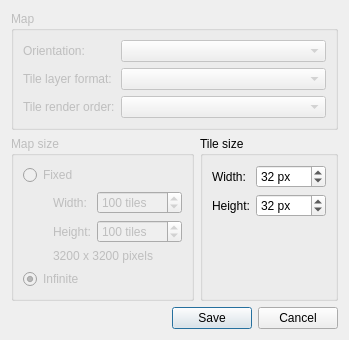
<?xml version="1.0" encoding="UTF-8"?>
<ui version="4.0">
 <class>NewMapDialog</class>
 <widget class="QDialog" name="NewMapDialog">
  <property name="geometry">
   <rect>
    <x>0</x>
    <y>0</y>
    <width>518</width>
    <height>534</height>
   </rect>
  </property>
  <property name="windowTitle">
   <string>New Map</string>
  </property>
  <layout class="QGridLayout" name="gridLayout_3">
   <property name="sizeConstraint">
    <enum>QLayout::SetFixedSize</enum>
   </property>
   <item row="0" column="0" colspan="2">
    <widget class="QGroupBox" name="groupBox">
     <property name="enabled">
      <bool>false</bool>
     </property>
     <property name="title">
      <string>Map</string>
     </property>
     <layout class="QGridLayout" name="gridLayout_4">
      <item row="0" column="0">
       <widget class="QLabel" name="label_5">
        <property name="text">
         <string>Orientation:</string>
        </property>
        <property name="buddy">
         <cstring>orientation</cstring>
        </property>
       </widget>
      </item>
      <item row="0" column="1">
       <widget class="QComboBox" name="orientation">
        <property name="sizePolicy">
         <sizepolicy hsizetype="Preferred" vsizetype="Fixed">
          <horstretch>1</horstretch>
          <verstretch>0</verstretch>
         </sizepolicy>
        </property>
       </widget>
      </item>
      <item row="1" column="0">
       <widget class="QLabel" name="layerFormatLabel">
        <property name="text">
         <string>Tile layer format:</string>
        </property>
        <property name="buddy">
         <cstring>layerFormat</cstring>
        </property>
       </widget>
      </item>
      <item row="1" column="1">
       <widget class="QComboBox" name="layerFormat">
        <property name="enabled">
         <bool>false</bool>
        </property>
       </widget>
      </item>
      <item row="2" column="0">
       <widget class="QLabel" name="renderOrderLabel">
        <property name="text">
         <string>Tile render order:</string>
        </property>
        <property name="buddy">
         <cstring>renderOrder</cstring>
        </property>
       </widget>
      </item>
      <item row="2" column="1">
       <widget class="QComboBox" name="renderOrder"/>
      </item>
     </layout>
    </widget>
   </item>
   <item row="1" column="0">
    <widget class="QGroupBox" name="groupBox_3">
     <property name="enabled">
      <bool>false</bool>
     </property>
     <property name="title">
      <string>Map size</string>
     </property>
     <layout class="QVBoxLayout" name="verticalLayout">
      <item>
       <widget class="QRadioButton" name="fixedSize">
        <property name="text">
         <string>Fixed</string>
        </property>
        <property name="checked">
         <bool>false</bool>
        </property>
       </widget>
      </item>
      <item>
       <layout class="QGridLayout" name="gridLayout_2">
        <item row="1" column="2">
         <widget class="QSpinBox" name="mapHeight">
          <property name="suffix">
           <string> tiles</string>
          </property>
          <property name="minimum">
           <number>1</number>
          </property>
          <property name="maximum">
           <number>99999</number>
          </property>
          <property name="value">
           <number>100</number>
          </property>
         </widget>
        </item>
        <item row="0" column="1">
         <widget class="QLabel" name="widthLabel">
          <property name="text">
           <string>Width:</string>
          </property>
          <property name="buddy">
           <cstring>mapWidth</cstring>
          </property>
         </widget>
        </item>
        <item row="0" column="2">
         <widget class="QSpinBox" name="mapWidth">
          <property name="suffix">
           <string extracomment="Remember starting with a space."> tiles</string>
          </property>
          <property name="minimum">
           <number>1</number>
          </property>
          <property name="maximum">
           <number>99999</number>
          </property>
          <property name="value">
           <number>100</number>
          </property>
         </widget>
        </item>
        <item row="1" column="1">
         <widget class="QLabel" name="heightLabel">
          <property name="text">
           <string>Height:</string>
          </property>
          <property name="buddy">
           <cstring>mapHeight</cstring>
          </property>
         </widget>
        </item>
        <item row="2" column="1" colspan="2">
         <widget class="QLabel" name="pixelSizeLabel">
          <property name="text">
           <string notr="true" extracomment="Dummy text">3200 x 3200 pixels</string>
          </property>
         </widget>
        </item>
        <item row="1" column="0">
         <spacer name="fixedSizeSpacer">
          <property name="orientation">
           <enum>Qt::Horizontal</enum>
          </property>
          <property name="sizeType">
           <enum>QSizePolicy::Fixed</enum>
          </property>
          <property name="sizeHint" stdset="0">
           <size>
            <width>30</width>
            <height>0</height>
           </size>
          </property>
         </spacer>
        </item>
       </layout>
      </item>
      <item>
       <widget class="QRadioButton" name="mapInfinite">
        <property name="text">
         <string>Infinite</string>
        </property>
        <property name="checked">
         <bool>true</bool>
        </property>
       </widget>
      </item>
     </layout>
    </widget>
   </item>
   <item row="1" column="1">
    <widget class="QGroupBox" name="groupBox_2">
     <property name="title">
      <string>Tile size</string>
     </property>
     <layout class="QGridLayout" name="gridLayout">
      <item row="0" column="0">
       <widget class="QLabel" name="label_3">
        <property name="text">
         <string>Width:</string>
        </property>
        <property name="buddy">
         <cstring>tileWidth</cstring>
        </property>
       </widget>
      </item>
      <item row="0" column="1">
       <widget class="QSpinBox" name="tileWidth">
        <property name="suffix">
         <string extracomment="Remember starting with a space."> px</string>
        </property>
        <property name="minimum">
         <number>1</number>
        </property>
        <property name="maximum">
         <number>9999</number>
        </property>
        <property name="value">
         <number>32</number>
        </property>
       </widget>
      </item>
      <item row="1" column="0">
       <widget class="QLabel" name="label_4">
        <property name="text">
         <string>Height:</string>
        </property>
        <property name="buddy">
         <cstring>tileHeight</cstring>
        </property>
       </widget>
      </item>
      <item row="1" column="1">
       <widget class="QSpinBox" name="tileHeight">
        <property name="suffix">
         <string> px</string>
        </property>
        <property name="minimum">
         <number>1</number>
        </property>
        <property name="maximum">
         <number>9999</number>
        </property>
        <property name="value">
         <number>32</number>
        </property>
       </widget>
      </item>
      <item row="2" column="0" colspan="2">
       <spacer name="verticalSpacer_2">
        <property name="orientation">
         <enum>Qt::Vertical</enum>
        </property>
        <property name="sizeHint" stdset="0">
         <size>
          <width>0</width>
          <height>0</height>
         </size>
        </property>
       </spacer>
      </item>
     </layout>
    </widget>
   </item>
   <item row="2" column="0">
    <spacer name="verticalSpacer">
     <property name="orientation">
      <enum>Qt::Vertical</enum>
     </property>
     <property name="sizeHint" stdset="0">
      <size>
       <width>20</width>
       <height>0</height>
      </size>
     </property>
    </spacer>
   </item>
   <item row="3" column="0" colspan="2">
    <widget class="QDialogButtonBox" name="buttonBox">
     <property name="orientation">
      <enum>Qt::Horizontal</enum>
     </property>
     <property name="standardButtons">
      <set>QDialogButtonBox::Cancel|QDialogButtonBox::Save</set>
     </property>
    </widget>
   </item>
  </layout>
 </widget>
 <tabstops>
  <tabstop>orientation</tabstop>
  <tabstop>layerFormat</tabstop>
  <tabstop>renderOrder</tabstop>
  <tabstop>fixedSize</tabstop>
  <tabstop>mapWidth</tabstop>
  <tabstop>mapHeight</tabstop>
  <tabstop>mapInfinite</tabstop>
  <tabstop>tileWidth</tabstop>
  <tabstop>tileHeight</tabstop>
 </tabstops>
 <resources/>
 <connections>
  <connection>
   <sender>buttonBox</sender>
   <signal>accepted()</signal>
   <receiver>NewMapDialog</receiver>
   <slot>accept()</slot>
   <hints>
    <hint type="sourcelabel">
     <x>281</x>
     <y>520</y>
    </hint>
    <hint type="destinationlabel">
     <x>157</x>
     <y>274</y>
    </hint>
   </hints>
  </connection>
  <connection>
   <sender>buttonBox</sender>
   <signal>rejected()</signal>
   <receiver>NewMapDialog</receiver>
   <slot>reject()</slot>
   <hints>
    <hint type="sourcelabel">
     <x>349</x>
     <y>520</y>
    </hint>
    <hint type="destinationlabel">
     <x>286</x>
     <y>274</y>
    </hint>
   </hints>
  </connection>
 </connections>
</ui>
